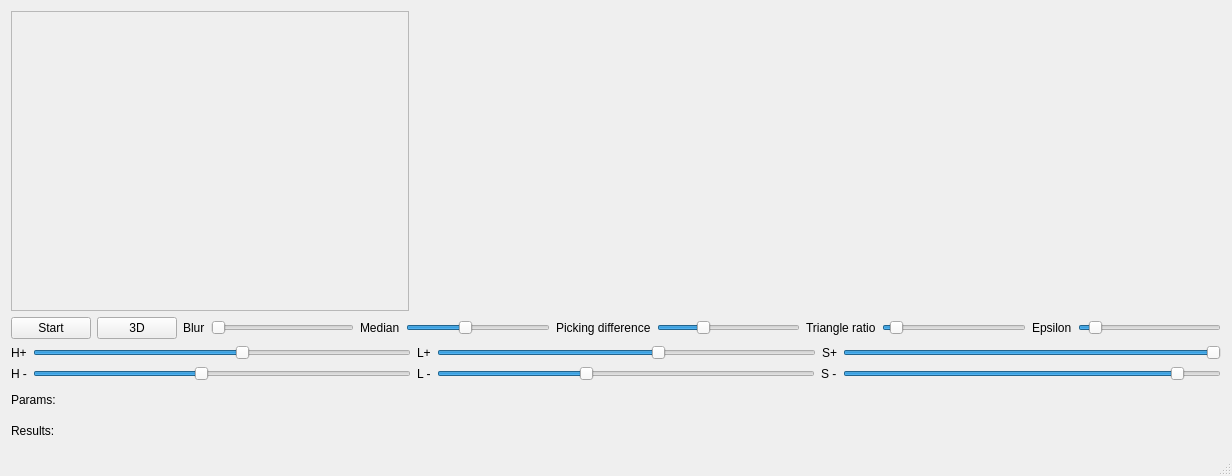
<?xml version="1.0" encoding="UTF-8"?>
<ui version="4.0">
 <class>MainWindow</class>
 <widget class="QMainWindow" name="MainWindow">
  <property name="geometry">
   <rect>
    <x>0</x>
    <y>0</y>
    <width>1232</width>
    <height>476</height>
   </rect>
  </property>
  <property name="sizePolicy">
   <sizepolicy hsizetype="Preferred" vsizetype="Preferred">
    <horstretch>0</horstretch>
    <verstretch>0</verstretch>
   </sizepolicy>
  </property>
  <property name="windowTitle">
   <string>DiodeFinder</string>
  </property>
  <widget class="QWidget" name="centralWidget">
   <layout class="QVBoxLayout" name="verticalLayout_2">
    <item>
     <layout class="QGridLayout" name="gridLayout">
      <property name="sizeConstraint">
       <enum>QLayout::SetFixedSize</enum>
      </property>
      <item row="0" column="1">
       <widget class="QLabel" name="image2">
        <property name="minimumSize">
         <size>
          <width>400</width>
          <height>300</height>
         </size>
        </property>
        <property name="maximumSize">
         <size>
          <width>400</width>
          <height>300</height>
         </size>
        </property>
        <property name="text">
         <string/>
        </property>
        <property name="pixmap">
         <pixmap resource="images.qrc">:/new/prefix/img1.jpg</pixmap>
        </property>
       </widget>
      </item>
      <item row="0" column="0">
       <widget class="QLabel" name="image1">
        <property name="maximumSize">
         <size>
          <width>400</width>
          <height>300</height>
         </size>
        </property>
        <property name="mouseTracking">
         <bool>false</bool>
        </property>
        <property name="frameShape">
         <enum>QFrame::StyledPanel</enum>
        </property>
        <property name="frameShadow">
         <enum>QFrame::Plain</enum>
        </property>
        <property name="lineWidth">
         <number>1</number>
        </property>
        <property name="text">
         <string/>
        </property>
        <property name="pixmap">
         <pixmap resource="images.qrc">:/new/prefix/img1.jpg</pixmap>
        </property>
        <property name="scaledContents">
         <bool>false</bool>
        </property>
       </widget>
      </item>
      <item row="0" column="2">
       <widget class="QLabel" name="image3">
        <property name="minimumSize">
         <size>
          <width>400</width>
          <height>300</height>
         </size>
        </property>
        <property name="maximumSize">
         <size>
          <width>400</width>
          <height>300</height>
         </size>
        </property>
        <property name="text">
         <string/>
        </property>
        <property name="pixmap">
         <pixmap resource="images.qrc">:/new/prefix/img1.jpg</pixmap>
        </property>
       </widget>
      </item>
     </layout>
    </item>
    <item>
     <layout class="QHBoxLayout" name="horizontalLayout_3">
      <item>
       <widget class="QPushButton" name="startBtn">
        <property name="text">
         <string>Start</string>
        </property>
       </widget>
      </item>
      <item>
       <widget class="QPushButton" name="visualizationBtn">
        <property name="text">
         <string>3D</string>
        </property>
       </widget>
      </item>
      <item>
       <widget class="QLabel" name="label_7">
        <property name="text">
         <string>Blur</string>
        </property>
       </widget>
      </item>
      <item>
       <widget class="QSlider" name="sliderBlur">
        <property name="minimum">
         <number>0</number>
        </property>
        <property name="maximum">
         <number>10</number>
        </property>
        <property name="pageStep">
         <number>1</number>
        </property>
        <property name="value">
         <number>0</number>
        </property>
        <property name="orientation">
         <enum>Qt::Horizontal</enum>
        </property>
       </widget>
      </item>
      <item>
       <widget class="QLabel" name="label_8">
        <property name="text">
         <string>Median</string>
        </property>
       </widget>
      </item>
      <item>
       <widget class="QSlider" name="sliderMedian">
        <property name="minimum">
         <number>0</number>
        </property>
        <property name="maximum">
         <number>10</number>
        </property>
        <property name="pageStep">
         <number>1</number>
        </property>
        <property name="value">
         <number>4</number>
        </property>
        <property name="orientation">
         <enum>Qt::Horizontal</enum>
        </property>
       </widget>
      </item>
      <item>
       <widget class="QLabel" name="label_9">
        <property name="text">
         <string>Picking difference</string>
        </property>
       </widget>
      </item>
      <item>
       <widget class="QSlider" name="sliderDiff">
        <property name="value">
         <number>30</number>
        </property>
        <property name="orientation">
         <enum>Qt::Horizontal</enum>
        </property>
       </widget>
      </item>
      <item>
       <widget class="QLabel" name="label_10">
        <property name="text">
         <string>Triangle ratio</string>
        </property>
       </widget>
      </item>
      <item>
       <widget class="QSlider" name="sliderRatio">
        <property name="minimum">
         <number>1</number>
        </property>
        <property name="maximum">
         <number>20</number>
        </property>
        <property name="value">
         <number>2</number>
        </property>
        <property name="orientation">
         <enum>Qt::Horizontal</enum>
        </property>
       </widget>
      </item>
      <item>
       <widget class="QLabel" name="label_11">
        <property name="text">
         <string>Epsilon</string>
        </property>
       </widget>
      </item>
      <item>
       <widget class="QSlider" name="sliderEpsilon">
        <property name="value">
         <number>8</number>
        </property>
        <property name="orientation">
         <enum>Qt::Horizontal</enum>
        </property>
       </widget>
      </item>
     </layout>
    </item>
    <item>
     <layout class="QHBoxLayout" name="horizontalLayout_2">
      <item>
       <widget class="QLabel" name="label_3">
        <property name="text">
         <string>H+</string>
        </property>
       </widget>
      </item>
      <item>
       <widget class="QSlider" name="sliderHU">
        <property name="minimum">
         <number>-180</number>
        </property>
        <property name="maximum">
         <number>180</number>
        </property>
        <property name="value">
         <number>20</number>
        </property>
        <property name="orientation">
         <enum>Qt::Horizontal</enum>
        </property>
       </widget>
      </item>
      <item>
       <widget class="QLabel" name="label">
        <property name="text">
         <string>L+</string>
        </property>
       </widget>
      </item>
      <item>
       <widget class="QSlider" name="sliderLU">
        <property name="maximum">
         <number>255</number>
        </property>
        <property name="value">
         <number>150</number>
        </property>
        <property name="orientation">
         <enum>Qt::Horizontal</enum>
        </property>
       </widget>
      </item>
      <item>
       <widget class="QLabel" name="label_2">
        <property name="text">
         <string>S+</string>
        </property>
       </widget>
      </item>
      <item>
       <widget class="QSlider" name="sliderSU">
        <property name="maximum">
         <number>255</number>
        </property>
        <property name="value">
         <number>255</number>
        </property>
        <property name="orientation">
         <enum>Qt::Horizontal</enum>
        </property>
       </widget>
      </item>
     </layout>
    </item>
    <item>
     <layout class="QHBoxLayout" name="horizontalLayout_4">
      <item>
       <widget class="QLabel" name="label_4">
        <property name="text">
         <string>H -</string>
        </property>
       </widget>
      </item>
      <item>
       <widget class="QSlider" name="sliderHD">
        <property name="minimum">
         <number>-180</number>
        </property>
        <property name="maximum">
         <number>180</number>
        </property>
        <property name="value">
         <number>-20</number>
        </property>
        <property name="orientation">
         <enum>Qt::Horizontal</enum>
        </property>
       </widget>
      </item>
      <item>
       <widget class="QLabel" name="label_5">
        <property name="text">
         <string>L -</string>
        </property>
       </widget>
      </item>
      <item>
       <widget class="QSlider" name="sliderLD">
        <property name="maximum">
         <number>255</number>
        </property>
        <property name="value">
         <number>100</number>
        </property>
        <property name="orientation">
         <enum>Qt::Horizontal</enum>
        </property>
       </widget>
      </item>
      <item>
       <widget class="QLabel" name="label_6">
        <property name="text">
         <string>S -</string>
        </property>
       </widget>
      </item>
      <item>
       <widget class="QSlider" name="sliderSD">
        <property name="maximum">
         <number>255</number>
        </property>
        <property name="value">
         <number>230</number>
        </property>
        <property name="orientation">
         <enum>Qt::Horizontal</enum>
        </property>
       </widget>
      </item>
     </layout>
    </item>
    <item>
     <widget class="QLabel" name="lblParams">
      <property name="text">
       <string>Params:</string>
      </property>
     </widget>
    </item>
    <item>
     <widget class="QLabel" name="lblResults">
      <property name="text">
       <string>Results:</string>
      </property>
     </widget>
    </item>
   </layout>
  </widget>
  <widget class="QStatusBar" name="statusBar"/>
 </widget>
 <layoutdefault spacing="6" margin="11"/>
 <resources>
  <include location="images.qrc"/>
 </resources>
 <connections>
  <connection>
   <sender>startBtn</sender>
   <signal>clicked()</signal>
   <receiver>MainWindow</receiver>
   <slot>onStart()</slot>
   <hints>
    <hint type="sourcelabel">
     <x>411</x>
     <y>329</y>
    </hint>
    <hint type="destinationlabel">
     <x>411</x>
     <y>186</y>
    </hint>
   </hints>
  </connection>
  <connection>
   <sender>sliderHU</sender>
   <signal>sliderMoved(int)</signal>
   <receiver>MainWindow</receiver>
   <slot>onSliderChange(int)</slot>
   <hints>
    <hint type="sourcelabel">
     <x>150</x>
     <y>333</y>
    </hint>
    <hint type="destinationlabel">
     <x>411</x>
     <y>186</y>
    </hint>
   </hints>
  </connection>
  <connection>
   <sender>sliderLU</sender>
   <signal>sliderMoved(int)</signal>
   <receiver>MainWindow</receiver>
   <slot>onSliderChange(int)</slot>
   <hints>
    <hint type="sourcelabel">
     <x>419</x>
     <y>333</y>
    </hint>
    <hint type="destinationlabel">
     <x>411</x>
     <y>186</y>
    </hint>
   </hints>
  </connection>
  <connection>
   <sender>sliderSU</sender>
   <signal>sliderMoved(int)</signal>
   <receiver>MainWindow</receiver>
   <slot>onSliderChange(int)</slot>
   <hints>
    <hint type="sourcelabel">
     <x>688</x>
     <y>333</y>
    </hint>
    <hint type="destinationlabel">
     <x>411</x>
     <y>186</y>
    </hint>
   </hints>
  </connection>
  <connection>
   <sender>sliderSD</sender>
   <signal>sliderMoved(int)</signal>
   <receiver>MainWindow</receiver>
   <slot>onSliderChange(int)</slot>
   <hints>
    <hint type="sourcelabel">
     <x>694</x>
     <y>379</y>
    </hint>
    <hint type="destinationlabel">
     <x>412</x>
     <y>209</y>
    </hint>
   </hints>
  </connection>
  <connection>
   <sender>sliderLD</sender>
   <signal>sliderMoved(int)</signal>
   <receiver>MainWindow</receiver>
   <slot>onSliderChange(int)</slot>
   <hints>
    <hint type="sourcelabel">
     <x>424</x>
     <y>379</y>
    </hint>
    <hint type="destinationlabel">
     <x>412</x>
     <y>209</y>
    </hint>
   </hints>
  </connection>
  <connection>
   <sender>sliderHD</sender>
   <signal>sliderMoved(int)</signal>
   <receiver>MainWindow</receiver>
   <slot>onSliderChange(int)</slot>
   <hints>
    <hint type="sourcelabel">
     <x>154</x>
     <y>379</y>
    </hint>
    <hint type="destinationlabel">
     <x>412</x>
     <y>209</y>
    </hint>
   </hints>
  </connection>
  <connection>
   <sender>sliderBlur</sender>
   <signal>sliderMoved(int)</signal>
   <receiver>MainWindow</receiver>
   <slot>onSliderChange(int)</slot>
   <hints>
    <hint type="sourcelabel">
     <x>471</x>
     <y>329</y>
    </hint>
    <hint type="destinationlabel">
     <x>412</x>
     <y>219</y>
    </hint>
   </hints>
  </connection>
  <connection>
   <sender>sliderMedian</sender>
   <signal>sliderMoved(int)</signal>
   <receiver>MainWindow</receiver>
   <slot>onSliderChange(int)</slot>
   <hints>
    <hint type="sourcelabel">
     <x>657</x>
     <y>329</y>
    </hint>
    <hint type="destinationlabel">
     <x>412</x>
     <y>219</y>
    </hint>
   </hints>
  </connection>
  <connection>
   <sender>MainWindow</sender>
   <signal>mouseClickEvent()</signal>
   <receiver>MainWindow</receiver>
   <slot>onClick()</slot>
   <hints>
    <hint type="sourcelabel">
     <x>412</x>
     <y>219</y>
    </hint>
    <hint type="destinationlabel">
     <x>412</x>
     <y>219</y>
    </hint>
   </hints>
  </connection>
  <connection>
   <sender>sliderDiff</sender>
   <signal>sliderMoved(int)</signal>
   <receiver>MainWindow</receiver>
   <slot>onSliderChange(int)</slot>
   <hints>
    <hint type="sourcelabel">
     <x>730</x>
     <y>329</y>
    </hint>
    <hint type="destinationlabel">
     <x>412</x>
     <y>219</y>
    </hint>
   </hints>
  </connection>
  <connection>
   <sender>sliderHD</sender>
   <signal>sliderReleased()</signal>
   <receiver>MainWindow</receiver>
   <slot>onSliderReleased()</slot>
   <hints>
    <hint type="sourcelabel">
     <x>223</x>
     <y>383</y>
    </hint>
    <hint type="destinationlabel">
     <x>615</x>
     <y>237</y>
    </hint>
   </hints>
  </connection>
  <connection>
   <sender>sliderHU</sender>
   <signal>sliderReleased()</signal>
   <receiver>MainWindow</receiver>
   <slot>onSliderReleased()</slot>
   <hints>
    <hint type="sourcelabel">
     <x>223</x>
     <y>346</y>
    </hint>
    <hint type="destinationlabel">
     <x>615</x>
     <y>237</y>
    </hint>
   </hints>
  </connection>
  <connection>
   <sender>sliderLD</sender>
   <signal>sliderReleased()</signal>
   <receiver>MainWindow</receiver>
   <slot>onSliderReleased()</slot>
   <hints>
    <hint type="sourcelabel">
     <x>628</x>
     <y>383</y>
    </hint>
    <hint type="destinationlabel">
     <x>615</x>
     <y>237</y>
    </hint>
   </hints>
  </connection>
  <connection>
   <sender>sliderLU</sender>
   <signal>sliderReleased()</signal>
   <receiver>MainWindow</receiver>
   <slot>onSliderReleased()</slot>
   <hints>
    <hint type="sourcelabel">
     <x>628</x>
     <y>346</y>
    </hint>
    <hint type="destinationlabel">
     <x>615</x>
     <y>237</y>
    </hint>
   </hints>
  </connection>
  <connection>
   <sender>sliderSD</sender>
   <signal>sliderReleased()</signal>
   <receiver>MainWindow</receiver>
   <slot>onSliderReleased()</slot>
   <hints>
    <hint type="sourcelabel">
     <x>1033</x>
     <y>383</y>
    </hint>
    <hint type="destinationlabel">
     <x>615</x>
     <y>237</y>
    </hint>
   </hints>
  </connection>
  <connection>
   <sender>sliderSU</sender>
   <signal>sliderReleased()</signal>
   <receiver>MainWindow</receiver>
   <slot>onSliderReleased()</slot>
   <hints>
    <hint type="sourcelabel">
     <x>1033</x>
     <y>346</y>
    </hint>
    <hint type="destinationlabel">
     <x>615</x>
     <y>237</y>
    </hint>
   </hints>
  </connection>
  <connection>
   <sender>sliderBlur</sender>
   <signal>sliderReleased()</signal>
   <receiver>MainWindow</receiver>
   <slot>onSliderReleased()</slot>
   <hints>
    <hint type="sourcelabel">
     <x>283</x>
     <y>309</y>
    </hint>
    <hint type="destinationlabel">
     <x>615</x>
     <y>237</y>
    </hint>
   </hints>
  </connection>
  <connection>
   <sender>sliderDiff</sender>
   <signal>sliderReleased()</signal>
   <receiver>MainWindow</receiver>
   <slot>onSliderReleased()</slot>
   <hints>
    <hint type="sourcelabel">
     <x>1073</x>
     <y>309</y>
    </hint>
    <hint type="destinationlabel">
     <x>615</x>
     <y>237</y>
    </hint>
   </hints>
  </connection>
  <connection>
   <sender>sliderMedian</sender>
   <signal>sliderReleased()</signal>
   <receiver>MainWindow</receiver>
   <slot>onSliderReleased()</slot>
   <hints>
    <hint type="sourcelabel">
     <x>642</x>
     <y>309</y>
    </hint>
    <hint type="destinationlabel">
     <x>615</x>
     <y>237</y>
    </hint>
   </hints>
  </connection>
  <connection>
   <sender>sliderEpsilon</sender>
   <signal>sliderMoved(int)</signal>
   <receiver>MainWindow</receiver>
   <slot>onSliderChange(int)</slot>
   <hints>
    <hint type="sourcelabel">
     <x>1149</x>
     <y>309</y>
    </hint>
    <hint type="destinationlabel">
     <x>615</x>
     <y>237</y>
    </hint>
   </hints>
  </connection>
  <connection>
   <sender>sliderEpsilon</sender>
   <signal>sliderReleased()</signal>
   <receiver>MainWindow</receiver>
   <slot>onSliderReleased()</slot>
   <hints>
    <hint type="sourcelabel">
     <x>1149</x>
     <y>309</y>
    </hint>
    <hint type="destinationlabel">
     <x>615</x>
     <y>237</y>
    </hint>
   </hints>
  </connection>
  <connection>
   <sender>sliderRatio</sender>
   <signal>sliderMoved(int)</signal>
   <receiver>MainWindow</receiver>
   <slot>onSliderChange(int)</slot>
   <hints>
    <hint type="sourcelabel">
     <x>942</x>
     <y>309</y>
    </hint>
    <hint type="destinationlabel">
     <x>615</x>
     <y>237</y>
    </hint>
   </hints>
  </connection>
  <connection>
   <sender>sliderRatio</sender>
   <signal>sliderReleased()</signal>
   <receiver>MainWindow</receiver>
   <slot>onSliderReleased()</slot>
   <hints>
    <hint type="sourcelabel">
     <x>942</x>
     <y>309</y>
    </hint>
    <hint type="destinationlabel">
     <x>615</x>
     <y>237</y>
    </hint>
   </hints>
  </connection>
  <connection>
   <sender>visualizationBtn</sender>
   <signal>clicked()</signal>
   <receiver>MainWindow</receiver>
   <slot>onVisualizationStart()</slot>
   <hints>
    <hint type="sourcelabel">
     <x>143</x>
     <y>309</y>
    </hint>
    <hint type="destinationlabel">
     <x>615</x>
     <y>237</y>
    </hint>
   </hints>
  </connection>
 </connections>
 <slots>
  <signal>mouseClickEvent()</signal>
  <slot>onStart()</slot>
  <slot>onSliderChange(int)</slot>
  <slot>onClick()</slot>
  <slot>onSliderReleased()</slot>
  <slot>onVisualizationStart()</slot>
 </slots>
</ui>
